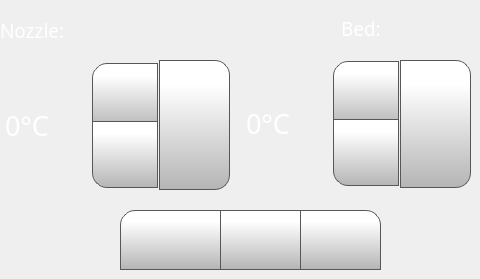
      <widget class="QWidget" name="temperatureTab">
       <attribute name="icon">
        <iconset>
         <normaloff>templates/img/thermometer.png</normaloff>
         <normalon>templates/img/thermometer_Selected.png</normalon>templates/img/thermometer.png</iconset>
       </attribute>
       <attribute name="title">
        <string/>
       </attribute>
       <widget class="QLabel" name="toolLabel">
        <property name="geometry">
         <rect>
          <x>0</x>
          <y>20</y>
          <width>70</width>
          <height>21</height>
         </rect>
        </property>
        <property name="font">
         <font>
          <family>Gotham Light</family>
          <pointsize>14</pointsize>
          <weight>50</weight>
          <bold>false</bold>
         </font>
        </property>
        <property name="styleSheet">
         <string notr="true">color: rgb(255, 255, 255);</string>
        </property>
        <property name="text">
         <string>Nozzle:</string>
        </property>
       </widget>
       <widget class="QPushButton" name="cooldownButton">
        <property name="geometry">
         <rect>
          <x>120</x>
          <y>210</y>
          <width>101</width>
          <height>60</height>
         </rect>
        </property>
        <property name="minimumSize">
         <size>
          <width>0</width>
          <height>0</height>
         </size>
        </property>
        <property name="font">
         <font>
          <family>Gotham</family>
          <pointsize>15</pointsize>
         </font>
        </property>
        <property name="styleSheet">
         <string notr="true">QPushButton {
    border: 1px solid rgb(87, 87, 87);
	background-color: qlineargradient(spread:pad, x1:0, y1:1, x2:0, y2:0.188, stop:0 rgba(180, 180, 180, 255), stop:1 rgba(255, 255, 255, 255));
border-top-left-radius: 15px;
}

QPushButton:pressed {
    background-color: qlineargradient(x1: 0, y1: 0, x2: 0, y2: 1,
                                      stop: 0 #dadbde, stop: 1 #f6f7fa);
}

QPushButton:flat {
    border: none; /* no border for a flat push button */
}

QPushButton:default {
    border-color: navy; /* make the default button prominent */
}

QPushButton:focus {
	outline: none;
}</string>
        </property>
        <property name="text">
         <string/>
        </property>
        <property name="icon">
         <iconset>
          <normaloff>templates/img/snowflake.png</normaloff>templates/img/snowflake.png</iconset>
        </property>
        <property name="iconSize">
         <size>
          <width>40</width>
          <height>40</height>
         </size>
        </property>
       </widget>
       <widget class="QPushButton" name="fanOffButton">
        <property name="geometry">
         <rect>
          <x>300</x>
          <y>210</y>
          <width>81</width>
          <height>60</height>
         </rect>
        </property>
        <property name="minimumSize">
         <size>
          <width>0</width>
          <height>0</height>
         </size>
        </property>
        <property name="font">
         <font>
          <family>Gotham</family>
          <pointsize>15</pointsize>
         </font>
        </property>
        <property name="styleSheet">
         <string notr="true">QPushButton {
     border: 1px solid rgb(87, 87, 87);

	background-color: qlineargradient(spread:pad, x1:0, y1:1, x2:0, y2:0.188, stop:0 rgba(180, 180, 180, 255), stop:1 rgba(255, 255, 255, 255));
border-top-right-radius: 15px;
}

QPushButton:pressed {
    background-color: qlineargradient(x1: 0, y1: 0, x2: 0, y2: 1,
                                      stop: 0 #dadbde, stop: 1 #f6f7fa);
}

QPushButton:flat {
    border: none; /* no border for a flat push button */
}

QPushButton:default {
    border-color: navy; /* make the default button prominent */
}

QPushButton:focus {
	outline: none;
}</string>
        </property>
        <property name="text">
         <string/>
        </property>
        <property name="icon">
         <iconset>
          <normaloff>templates/img/fan-black-silhouette-off.png</normaloff>templates/img/fan-black-silhouette-off.png</iconset>
        </property>
        <property name="iconSize">
         <size>
          <width>40</width>
          <height>40</height>
         </size>
        </property>
        <property name="checkable">
         <bool>false</bool>
        </property>
        <property name="autoDefault">
         <bool>false</bool>
        </property>
        <property name="default">
         <bool>false</bool>
        </property>
        <property name="flat">
         <bool>false</bool>
        </property>
       </widget>
       <widget class="QPushButton" name="fanOnButton">
        <property name="geometry">
         <rect>
          <x>220</x>
          <y>210</y>
          <width>81</width>
          <height>60</height>
         </rect>
        </property>
        <property name="minimumSize">
         <size>
          <width>0</width>
          <height>0</height>
         </size>
        </property>
        <property name="font">
         <font>
          <family>Gotham</family>
          <pointsize>15</pointsize>
         </font>
        </property>
        <property name="styleSheet">
         <string notr="true">QPushButton {
     border: 1px solid rgb(87, 87, 87);

	background-color: qlineargradient(spread:pad, x1:0, y1:1, x2:0, y2:0.188, stop:0 rgba(180, 180, 180, 255), stop:1 rgba(255, 255, 255, 255));
}

QPushButton:pressed {
    background-color: qlineargradient(x1: 0, y1: 0, x2: 0, y2: 1,
                                      stop: 0 #dadbde, stop: 1 #f6f7fa);
}

QPushButton:flat {
    border: none; /* no border for a flat push button */
}

QPushButton:default {
    border-color: navy; /* make the default button prominent */
}

QPushButton:focus {
	outline: none;
}</string>
        </property>
        <property name="text">
         <string/>
        </property>
        <property name="icon">
         <iconset>
          <normaloff>templates/img/fan-black-silhouette.png</normaloff>templates/img/fan-black-silhouette.png</iconset>
        </property>
        <property name="iconSize">
         <size>
          <width>40</width>
          <height>40</height>
         </size>
        </property>
        <property name="checkable">
         <bool>false</bool>
        </property>
        <property name="autoDefault">
         <bool>false</bool>
        </property>
        <property name="default">
         <bool>false</bool>
        </property>
        <property name="flat">
         <bool>false</bool>
        </property>
       </widget>
       <widget class="QSpinBox" name="toolTempSpinBox">
        <property name="geometry">
         <rect>
          <x>0</x>
          <y>60</y>
          <width>161</width>
          <height>131</height>
         </rect>
        </property>
        <property name="font">
         <font>
          <family>Gotham</family>
          <pointsize>20</pointsize>
         </font>
        </property>
        <property name="styleSheet">
         <string notr="true">QSpinBox {
    padding-right: 5px; /* make room for the arrows */
	color: rgb(255, 255, 255);
	background-color: rgba(255, 255, 255, 0);
   
}
QSpinBox ::text:selected {
	background-color: rgb(255, 146, 57);
   
}
QSpinBox::up-button {
     border: 1px solid rgb(87, 87, 87);


	background-color: qlineargradient(spread:pad, x1:0, y1:1, x2:0, y2:0.188, stop:0 rgba(180, 180, 180, 255), stop:1 rgba(255, 255, 255, 255));
    width: 60px;
     height: 61px;
    padding: 2px;
border-top-left-radius: 15px;
}

QSpinBox::up-arrow { image: url(./templates/img/arrows.png);
    width: 40px;
     height: 40px;
padding: 5px; }



QSpinBox::up-button:pressed {
    background-color: qlineargradient(x1: 0, y1: 0, x2: 0, y2: 1,
                                      stop: 0 #dadbde, stop: 1 #f6f7fa);
}


QSpinBox::down-button {
     border: 1px solid rgb(87, 87, 87);
border-bottom-left-radius: 15px;
	background-color: qlineargradient(spread:pad, x1:0, y1:1, x2:0, y2:0.188, stop:0 rgba(180, 180, 180, 255), stop:1 rgba(255, 255, 255, 255));
    width: 60px;
     height: 61px;
    padding: 2px;
}

QSpinBox::down-arrow {image: url(./templates/img/arrows-5.png);
    width: 40px;
     height: 40px;
padding: 5px;
}

QSpinBox::down-button:pressed {
    background-color: qlineargradient(x1: 0, y1: 0, x2: 0, y2: 1,
                                      stop: 0 #dadbde, stop: 1 #f6f7fa);

}

</string>
        </property>
        <property name="readOnly">
         <bool>false</bool>
        </property>
        <property name="buttonSymbols">
         <enum>QAbstractSpinBox::UpDownArrows</enum>
        </property>
        <property name="accelerated">
         <bool>true</bool>
        </property>
        <property name="suffix">
         <string>°C</string>
        </property>
        <property name="maximum">
         <number>300</number>
        </property>
        <property name="singleStep">
         <number>1</number>
        </property>
        <property name="value">
         <number>0</number>
        </property>
       </widget>
       <widget class="QPushButton" name="setToolTempButton">
        <property name="geometry">
         <rect>
          <x>159</x>
          <y>60</y>
          <width>71</width>
          <height>130</height>
         </rect>
        </property>
        <property name="font">
         <font>
          <family>Gotham</family>
          <pointsize>13</pointsize>
         </font>
        </property>
        <property name="styleSheet">
         <string notr="true">QPushButton {
     border: 1px solid rgb(87, 87, 87);
	background-color: qlineargradient(spread:pad, x1:0, y1:1, x2:0, y2:0.188, stop:0 rgba(180, 180, 180, 255), stop:1 rgba(255, 255, 255, 255));
border-bottom-right-radius: 15px;
border-top-right-radius: 15px;

}

QPushButton:pressed {
    background-color: qlineargradient(x1: 0, y1: 0, x2: 0, y2: 1,
                                      stop: 0 #dadbde, stop: 1 #f6f7fa);
}

QPushButton:flat {
    border: none; /* no border for a flat push button */
}

QPushButton:default {
    border-color: navy; /* make the default button prominent */
}

QPushButton:focus {
	outline: none;
}</string>
        </property>
        <property name="text">
         <string/>
        </property>
        <property name="icon">
         <iconset>
          <normaloff>templates/img/verification-mark.png</normaloff>templates/img/verification-mark.png</iconset>
        </property>
        <property name="iconSize">
         <size>
          <width>50</width>
          <height>50</height>
         </size>
        </property>
       </widget>
       <widget class="QSpinBox" name="bedTempSpinBox">
        <property name="geometry">
         <rect>
          <x>241</x>
          <y>58</y>
          <width>161</width>
          <height>131</height>
         </rect>
        </property>
        <property name="font">
         <font>
          <family>Gotham</family>
          <pointsize>20</pointsize>
         </font>
        </property>
        <property name="styleSheet">
         <string notr="true">QSpinBox {
    padding-right: 5px; /* make room for the arrows */
	color: rgb(255, 255, 255);
	background-color: rgba(255, 255, 255, 0);
   
}
QSpinBox ::text:selected {
	background-color: rgb(255, 146, 57);
   
}
QSpinBox::up-button {
     border: 1px solid rgb(87, 87, 87);

border-top-left-radius: 15px;
	background-color: qlineargradient(spread:pad, x1:0, y1:1, x2:0, y2:0.188, stop:0 rgba(180, 180, 180, 255), stop:1 rgba(255, 255, 255, 255));
    width: 60px;
     height: 61px;
    padding: 2px;
}

QSpinBox::up-arrow { image: url(./templates/img/arrows.png);
    width: 40px;
     height: 40px;
padding: 5px; }



QSpinBox::up-button:pressed {
    background-color: qlineargradient(x1: 0, y1: 0, x2: 0, y2: 1,
                                      stop: 0 #dadbde, stop: 1 #f6f7fa);
}


QSpinBox::down-button {
     border: 1px solid rgb(87, 87, 87);
border-bottom-left-radius: 15px;
	background-color: qlineargradient(spread:pad, x1:0, y1:1, x2:0, y2:0.188, stop:0 rgba(180, 180, 180, 255), stop:1 rgba(255, 255, 255, 255));
    width: 60px;
     height: 61px;
    padding: 2px;
}

QSpinBox::down-arrow {image: url(./templates/img/arrows-5.png);
    width: 40px;
     height: 40px;
padding: 5px;
}

QSpinBox::down-button:pressed {
    background-color: qlineargradient(x1: 0, y1: 0, x2: 0, y2: 1,
                                      stop: 0 #dadbde, stop: 1 #f6f7fa);

}

</string>
        </property>
        <property name="readOnly">
         <bool>false</bool>
        </property>
        <property name="buttonSymbols">
         <enum>QAbstractSpinBox::UpDownArrows</enum>
        </property>
        <property name="accelerated">
         <bool>true</bool>
        </property>
        <property name="suffix">
         <string>°C</string>
        </property>
        <property name="maximum">
         <number>150</number>
        </property>
        <property name="singleStep">
         <number>1</number>
        </property>
        <property name="value">
         <number>0</number>
        </property>
       </widget>
       <widget class="QLabel" name="bedLabel_2">
        <property name="geometry">
         <rect>
          <x>341</x>
          <y>18</y>
          <width>70</width>
          <height>21</height>
         </rect>
        </property>
        <property name="font">
         <font>
          <family>Gotham Light</family>
          <pointsize>14</pointsize>
          <weight>50</weight>
          <bold>false</bold>
         </font>
        </property>
        <property name="styleSheet">
         <string notr="true">color: rgb(255, 255, 255);</string>
        </property>
        <property name="text">
         <string>Bed:</string>
        </property>
       </widget>
       <widget class="QPushButton" name="setBedTempButton">
        <property name="geometry">
         <rect>
          <x>400</x>
          <y>60</y>
          <width>71</width>
          <height>128</height>
         </rect>
        </property>
        <property name="font">
         <font>
          <family>Gotham</family>
          <pointsize>13</pointsize>
         </font>
        </property>
        <property name="styleSheet">
         <string notr="true">QPushButton {
     border: 1px solid rgb(87, 87, 87);
	background-color: qlineargradient(spread:pad, x1:0, y1:1, x2:0, y2:0.188, stop:0 rgba(180, 180, 180, 255), stop:1 rgba(255, 255, 255, 255));
border-top-right-radius: 15px;
border-bottom-right-radius: 15px;

}

QPushButton:pressed {
    background-color: qlineargradient(x1: 0, y1: 0, x2: 0, y2: 1,
                                      stop: 0 #dadbde, stop: 1 #f6f7fa);
}

QPushButton:flat {
    border: none; /* no border for a flat push button */
}

QPushButton:default {
    border-color: navy; /* make the default button prominent */
}

QPushButton:focus {
	outline: none;
}</string>
        </property>
        <property name="text">
         <string/>
        </property>
        <property name="icon">
         <iconset>
          <normaloff>../../Julia3GTouchUI/octoprint_Julia3GTouchUI/templates/img/verification-mark.png</normaloff>../../Julia3GTouchUI/octoprint_Julia3GTouchUI/templates/img/verification-mark.png</iconset>
        </property>
        <property name="iconSize">
         <size>
          <width>50</width>
          <height>50</height>
         </size>
        </property>
       </widget>
       <zorder>toolLabel</zorder>
       <zorder>cooldownButton</zorder>
       <zorder>fanOffButton</zorder>
       <zorder>fanOnButton</zorder>
       <zorder>setToolTempButton</zorder>
       <zorder>toolTempSpinBox</zorder>
       <zorder>bedTempSpinBox</zorder>
       <zorder>bedLabel_2</zorder>
       <zorder>setBedTempButton</zorder>
      </widget>
